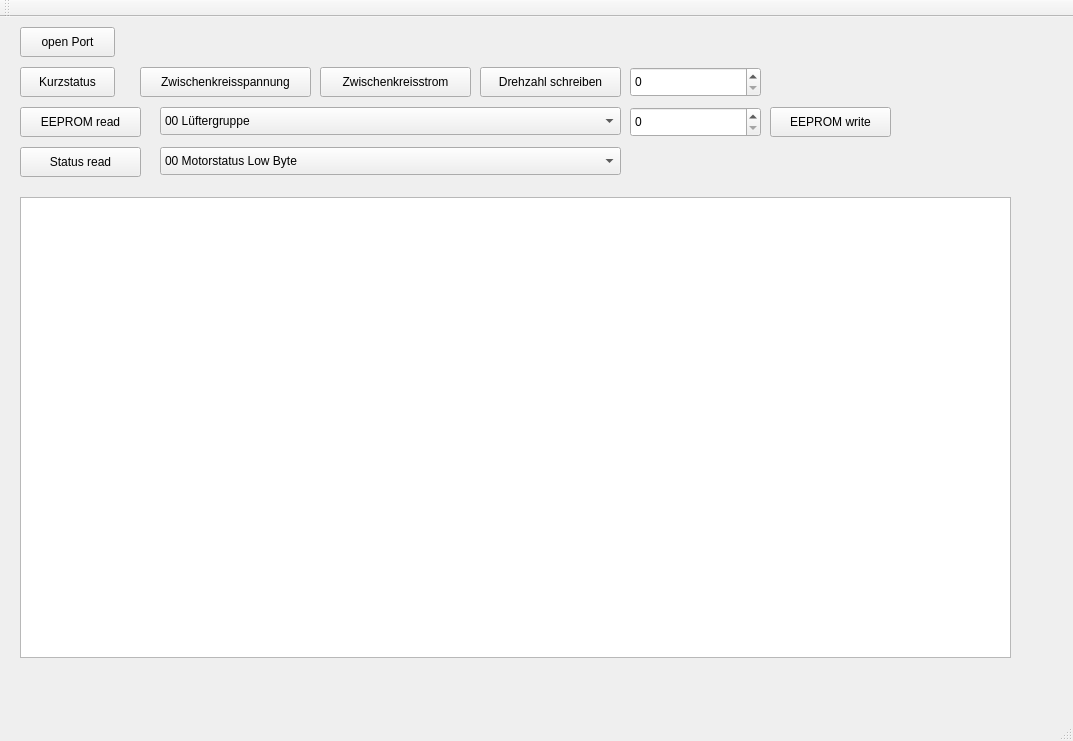
<?xml version="1.0" encoding="UTF-8"?>
<ui version="4.0">
 <class>MainWindow</class>
 <widget class="QMainWindow" name="MainWindow">
  <property name="geometry">
   <rect>
    <x>0</x>
    <y>0</y>
    <width>1073</width>
    <height>741</height>
   </rect>
  </property>
  <property name="windowTitle">
   <string>ebmBus Tester</string>
  </property>
  <widget class="QWidget" name="centralWidget">
   <widget class="QPushButton" name="pushButton_openPort">
    <property name="geometry">
     <rect>
      <x>20</x>
      <y>10</y>
      <width>95</width>
      <height>30</height>
     </rect>
    </property>
    <property name="text">
     <string>open Port</string>
    </property>
   </widget>
   <widget class="QPushButton" name="pushButton_status">
    <property name="geometry">
     <rect>
      <x>20</x>
      <y>50</y>
      <width>95</width>
      <height>30</height>
     </rect>
    </property>
    <property name="text">
     <string>Kurzstatus</string>
    </property>
   </widget>
   <widget class="QPlainTextEdit" name="plainTextEdit_response">
    <property name="geometry">
     <rect>
      <x>20</x>
      <y>180</y>
      <width>991</width>
      <height>461</height>
     </rect>
    </property>
   </widget>
   <widget class="QPushButton" name="pushButton_getU">
    <property name="geometry">
     <rect>
      <x>140</x>
      <y>50</y>
      <width>171</width>
      <height>30</height>
     </rect>
    </property>
    <property name="text">
     <string>Zwischenkreisspannung</string>
    </property>
   </widget>
   <widget class="QPushButton" name="pushButton_getI">
    <property name="geometry">
     <rect>
      <x>320</x>
      <y>50</y>
      <width>151</width>
      <height>30</height>
     </rect>
    </property>
    <property name="text">
     <string>Zwischenkreisstrom</string>
    </property>
   </widget>
   <widget class="QPushButton" name="pushButton_setSpeed">
    <property name="geometry">
     <rect>
      <x>480</x>
      <y>50</y>
      <width>141</width>
      <height>30</height>
     </rect>
    </property>
    <property name="text">
     <string>Drehzahl schreiben</string>
    </property>
   </widget>
   <widget class="QSpinBox" name="spinBox_speed">
    <property name="geometry">
     <rect>
      <x>630</x>
      <y>50</y>
      <width>131</width>
      <height>30</height>
     </rect>
    </property>
    <property name="maximum">
     <number>255</number>
    </property>
   </widget>
   <widget class="QPushButton" name="pushButton_EEPROMread">
    <property name="geometry">
     <rect>
      <x>20</x>
      <y>90</y>
      <width>121</width>
      <height>30</height>
     </rect>
    </property>
    <property name="text">
     <string>EEPROM read</string>
    </property>
   </widget>
   <widget class="QComboBox" name="comboBox_EEPROMadr">
    <property name="geometry">
     <rect>
      <x>160</x>
      <y>90</y>
      <width>461</width>
      <height>28</height>
     </rect>
    </property>
    <property name="sizePolicy">
     <sizepolicy hsizetype="Preferred" vsizetype="Fixed">
      <horstretch>0</horstretch>
      <verstretch>0</verstretch>
     </sizepolicy>
    </property>
    <item>
     <property name="text">
      <string>00 Lüftergruppe</string>
     </property>
    </item>
    <item>
     <property name="text">
      <string>01 Lüfteradresse</string>
     </property>
    </item>
    <item>
     <property name="text">
      <string>02 Betriebsarten 1</string>
     </property>
    </item>
    <item>
     <property name="text">
      <string>03 Sollwert</string>
     </property>
    </item>
    <item>
     <property name="text">
      <string>05 P-Faktor</string>
     </property>
    </item>
    <item>
     <property name="text">
      <string>06 I-Faktor</string>
     </property>
    </item>
    <item>
     <property name="text">
      <string>07 D-Faktor</string>
     </property>
    </item>
    <item>
     <property name="text">
      <string>08 Maximale Drahzahl MSB</string>
     </property>
    </item>
    <item>
     <property name="text">
      <string>09 Maximale Drehzahl</string>
     </property>
    </item>
    <item>
     <property name="text">
      <string>0A Maximale Drehzahl LSB</string>
     </property>
    </item>
    <item>
     <property name="text">
      <string>0B Maximaler Duty Cycle</string>
     </property>
    </item>
    <item>
     <property name="text">
      <string>0C Minimaler Duty Cycle</string>
     </property>
    </item>
    <item>
     <property name="text">
      <string>0D Start Duty Cycle</string>
     </property>
    </item>
    <item>
     <property name="text">
      <string>0E Sollwert 0</string>
     </property>
    </item>
    <item>
     <property name="text">
      <string>0F Sollwert 1</string>
     </property>
    </item>
    <item>
     <property name="text">
      <string>10 Betriebsarten 2</string>
     </property>
    </item>
    <item>
     <property name="text">
      <string>11 Reduktionsfaktor</string>
     </property>
    </item>
    <item>
     <property name="text">
      <string>17 Umschaltung Drehzahlregelung / VKK</string>
     </property>
    </item>
    <item>
     <property name="text">
      <string>18 Minimalwert Sensor</string>
     </property>
    </item>
    <item>
     <property name="text">
      <string>19 Minimalwert Sensor</string>
     </property>
    </item>
    <item>
     <property name="text">
      <string>1A Minimalwert Sensor</string>
     </property>
    </item>
    <item>
     <property name="text">
      <string>1B Minimalwert Sensor</string>
     </property>
    </item>
    <item>
     <property name="text">
      <string>1C Maximalwert Sensor</string>
     </property>
    </item>
    <item>
     <property name="text">
      <string>1D Maximalwert Sensor</string>
     </property>
    </item>
    <item>
     <property name="text">
      <string>1E Maximalwert Sensor</string>
     </property>
    </item>
    <item>
     <property name="text">
      <string>1F Maximalwert Sensor</string>
     </property>
    </item>
    <item>
     <property name="text">
      <string>40 EEPROM Status</string>
     </property>
    </item>
    <item>
     <property name="text">
      <string>41 Motoraufbau Polzahl</string>
     </property>
    </item>
    <item>
     <property name="text">
      <string>42 Motoraufbau Funktion</string>
     </property>
    </item>
    <item>
     <property name="text">
      <string>43 Max. zulässiger Duty Cycle</string>
     </property>
    </item>
    <item>
     <property name="text">
      <string>44 I-Faktor Drehzahlbegrenzung</string>
     </property>
    </item>
    <item>
     <property name="text">
      <string>45 Maximal zulässige Drehzahl MSB</string>
     </property>
    </item>
    <item>
     <property name="text">
      <string>46 Maximal zulässige Drehzahl</string>
     </property>
    </item>
    <item>
     <property name="text">
      <string>47 Maximal zulässige Drehzahl LSB</string>
     </property>
    </item>
    <item>
     <property name="text">
      <string>49 Minimal zulässiger Duty Cycle</string>
     </property>
    </item>
    <item>
     <property name="text">
      <string>4A Identifikation</string>
     </property>
    </item>
    <item>
     <property name="text">
      <string>6D Fehleranzeige n High Byte</string>
     </property>
    </item>
    <item>
     <property name="text">
      <string>6E Fehleranzeige n-1 High Byte</string>
     </property>
    </item>
    <item>
     <property name="text">
      <string>6F Fehleranzeige n-2 High Byte</string>
     </property>
    </item>
    <item>
     <property name="text">
      <string>70 Fehleranzeige n Low Byte</string>
     </property>
    </item>
    <item>
     <property name="text">
      <string>71 Fehleranzeige n-1 Low Byte</string>
     </property>
    </item>
    <item>
     <property name="text">
      <string>72 Fehleranzeige n-2 Low Byte</string>
     </property>
    </item>
    <item>
     <property name="text">
      <string>73 Betriebsstundenzähler MSB</string>
     </property>
    </item>
    <item>
     <property name="text">
      <string>74 Betriebsstundenzähler LSB</string>
     </property>
    </item>
    <item>
     <property name="text">
      <string>75 Betriebsminutenzähler</string>
     </property>
    </item>
    <item>
     <property name="text">
      <string>86 Maximaler Zwischenkreisstrom</string>
     </property>
    </item>
    <item>
     <property name="text">
      <string>95 Hochlauframpe</string>
     </property>
    </item>
    <item>
     <property name="text">
      <string>96 Herunterlauframpe</string>
     </property>
    </item>
    <item>
     <property name="text">
      <string>97 minimale Zwischenkreisspannung</string>
     </property>
    </item>
    <item>
     <property name="text">
      <string>99 Leistungsbegrenzung ein / aus</string>
     </property>
    </item>
    <item>
     <property name="text">
      <string>9A Modus Unterspannungserkennung</string>
     </property>
    </item>
    <item>
     <property name="text">
      <string>9B Modus Motorübertemperaturabschaltung</string>
     </property>
    </item>
    <item>
     <property name="text">
      <string>B9 Hochlaufzeit Kommutierungscontroller</string>
     </property>
    </item>
    <item>
     <property name="text">
      <string>BA Auslaufzeit Kommutierungscontroller</string>
     </property>
    </item>
    <item>
     <property name="text">
      <string>BB Bremsdrehzahl</string>
     </property>
    </item>
    <item>
     <property name="text">
      <string>BC Bremswinkel 1</string>
     </property>
    </item>
    <item>
     <property name="text">
      <string>BD Bremswinkel 2</string>
     </property>
    </item>
    <item>
     <property name="text">
      <string>BE P-Faktor Grenzdrehzahl</string>
     </property>
    </item>
    <item>
     <property name="text">
      <string>BF I-Faktor Grenzdrahzahl</string>
     </property>
    </item>
    <item>
     <property name="text">
      <string>C0 Grenzdrahzahl LSB</string>
     </property>
    </item>
    <item>
     <property name="text">
      <string>C1 Grenzdrehazhl MSB</string>
     </property>
    </item>
    <item>
     <property name="text">
      <string>C2 Abtastintervall Stromregler</string>
     </property>
    </item>
    <item>
     <property name="text">
      <string>FB Aktuelle Betriebsart</string>
     </property>
    </item>
    <item>
     <property name="text">
      <string>FC Aktueller maximaler Duty Cycle</string>
     </property>
    </item>
    <item>
     <property name="text">
      <string>FD Aktueller minimaler Duty Cycle</string>
     </property>
    </item>
    <item>
     <property name="text">
      <string>FE Aktueller Sollwert</string>
     </property>
    </item>
    <item>
     <property name="text">
      <string>FF Aktueller Sensor Istwert</string>
     </property>
    </item>
   </widget>
   <widget class="QPushButton" name="pushButton_statusRead">
    <property name="geometry">
     <rect>
      <x>20</x>
      <y>130</y>
      <width>121</width>
      <height>30</height>
     </rect>
    </property>
    <property name="text">
     <string>Status read</string>
    </property>
   </widget>
   <widget class="QComboBox" name="comboBox_StatusAdr">
    <property name="geometry">
     <rect>
      <x>160</x>
      <y>130</y>
      <width>461</width>
      <height>28</height>
     </rect>
    </property>
    <item>
     <property name="text">
      <string>00 Motorstatus Low Byte</string>
     </property>
    </item>
    <item>
     <property name="text">
      <string>01 Motorstatus High Byte</string>
     </property>
    </item>
    <item>
     <property name="text">
      <string>02 Warnung</string>
     </property>
    </item>
    <item>
     <property name="text">
      <string>03 Zwischenkreisspannung</string>
     </property>
    </item>
    <item>
     <property name="text">
      <string>04 Zwischenkreisstrom</string>
     </property>
    </item>
    <item>
     <property name="text">
      <string>05 Endstufentemperatur</string>
     </property>
    </item>
    <item>
     <property name="text">
      <string>06 Sollwert</string>
     </property>
    </item>
    <item>
     <property name="text">
      <string>07 Istwert</string>
     </property>
    </item>
    <item>
     <property name="text">
      <string>09 Drehrichtung</string>
     </property>
    </item>
    <item>
     <property name="text">
      <string>0B PWM Duty Cycle</string>
     </property>
    </item>
    <item>
     <property name="text">
      <string>0E Stufenschalter 1+2</string>
     </property>
    </item>
    <item>
     <property name="text">
      <string>0F Stufenschalter 3+4</string>
     </property>
    </item>
    <item>
     <property name="text">
      <string>10 Motortemperatur</string>
     </property>
    </item>
    <item>
     <property name="text">
      <string>14 Maximaler Volumenstrom</string>
     </property>
    </item>
    <item>
     <property name="text">
      <string>15 Minimaler Volumenstrom</string>
     </property>
    </item>
    <item>
     <property name="text">
      <string>16 Maximaler Druck</string>
     </property>
    </item>
    <item>
     <property name="text">
      <string>17 Minimaler Druck</string>
     </property>
    </item>
    <item>
     <property name="text">
      <string>20 Elektronikinnenraumtemperatur</string>
     </property>
    </item>
    <item>
     <property name="text">
      <string>21 Checksumme EEPROM LSB</string>
     </property>
    </item>
    <item>
     <property name="text">
      <string>22 Checksumme EEPROM MSB</string>
     </property>
    </item>
   </widget>
   <widget class="QPushButton" name="pushButton_EEPROMwrite">
    <property name="geometry">
     <rect>
      <x>770</x>
      <y>90</y>
      <width>121</width>
      <height>30</height>
     </rect>
    </property>
    <property name="text">
     <string>EEPROM write</string>
    </property>
   </widget>
   <widget class="QSpinBox" name="spinBox_EEPROMvalue">
    <property name="geometry">
     <rect>
      <x>630</x>
      <y>90</y>
      <width>131</width>
      <height>30</height>
     </rect>
    </property>
   </widget>
  </widget>
  <widget class="QMenuBar" name="menuBar">
   <property name="geometry">
    <rect>
     <x>0</x>
     <y>0</y>
     <width>1073</width>
     <height>26</height>
    </rect>
   </property>
  </widget>
  <widget class="QToolBar" name="mainToolBar">
   <attribute name="toolBarArea">
    <enum>TopToolBarArea</enum>
   </attribute>
   <attribute name="toolBarBreak">
    <bool>false</bool>
   </attribute>
  </widget>
  <widget class="QStatusBar" name="statusBar"/>
 </widget>
 <layoutdefault spacing="6" margin="11"/>
 <resources/>
 <connections/>
</ui>
